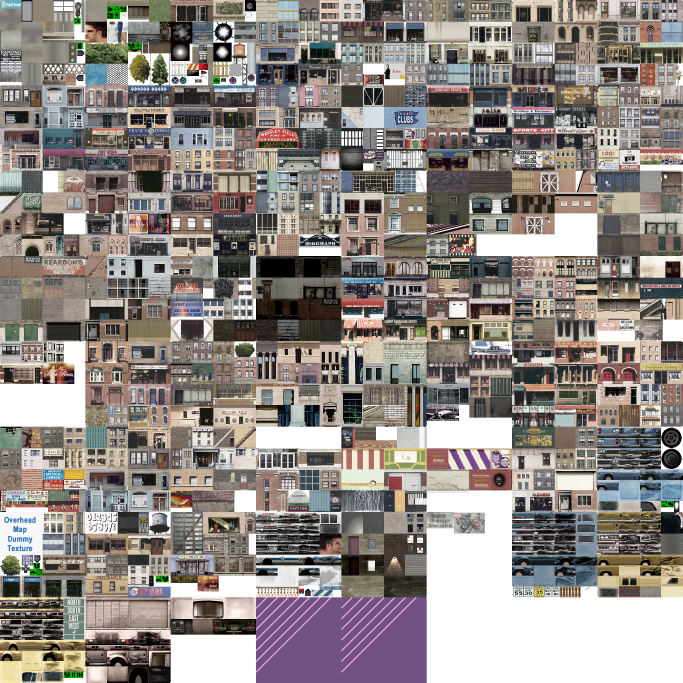
#> input picture chicago/chicago_atlas.webp, 2048 x 2048 px (shown at 1/3 size)
$ python -i chicago-r75-atlas-material.py   (imports and definitions only)
#> lines starting #> are read from the running program, lines starting #| are printed output that depends on the picture
#!/usr/bin/env python3
"""R75: inspect the actual Chicago PS1 atlas pixels under R74 seam UVs.
Offline image/report only. No geometry modification, collision or traffic edits.
Uses glTF UV origin at bottom-left; PIL image origin is top-left.
"""
import argparse
import collections
import hashlib
import json
import math
from pathlib import Path

from PIL import Image, ImageDraw, ImageFont

ROOT = Path(__file__).resolve().parents[1]
OFFSETS = (-0.12, -0.10, -0.08)
ATLAS = ROOT / "chicago/chicago_atlas.webp"
SURVEY = ROOT / "chicago/reference-street-survey.json"


# [78 lines left out: functions uv_to_pixel, rgb_at, analyze, not called in this run]


def draw_contact_sheet(image, result, destination):
    indexes = [0, 16, 32, 48, 66]
    crop = 18
    tile = 195
    margin = 20
    sheet = Image.new("RGB", (3 * tile + 2 * margin, 5 * tile + 92), (20, 28, 38))
    canvas = ImageDraw.Draw(sheet)
    canvas.text((margin, 10), "PS1 CHICAGO — ORIGINAL ATLAS, R75", fill=(235, 240, 245))
    canvas.text((margin, 29), "GLTF UV Y inverted for image pixels • no road certification",
                fill=(160, 180, 195))
    for row, idx in enumerate(indexes):
        section = result["crossSections"][idx]
        canvas.text((margin, 55 + row * tile),
                    "section {}  x={}  z={}".format(idx, *section["sourceXZOBJ"]),
                    fill=(235, 220, 175))
        for col, item in enumerate(section["materials"]):
            x, y = uv_to_pixel(item["atlasUVPixel"], image.width, image.height)
            patch = image.crop((x - crop, y - crop, x + crop + 1, y + crop + 1))
            patch = patch.resize((144, 144), Image.Resampling.NEAREST)
            left = margin + col * tile
            top = 77 + row * tile
            sheet.paste(patch.convert("RGB"), (left, top))
            canvas.rectangle((left + 68, top + 68, left + 76, top + 76),
                             outline=(255, 245, 80), width=2)
            canvas.text((left + 148, top + 2), f'{item["offsetOBJ"]:+.2f}',
                        fill=(240, 245, 245))
            canvas.text((left + 1, top + 148),
                        f'UV {item["atlasUVPixel"][0]:.1f},{item["atlasUVPixel"][1]:.1f}',
                        fill=(214, 230, 232))
            canvas.text((left + 1, top + 163),
                        "RGB {}".format(",".join(map(str,item["sourceRGB"]))),
                        fill=(214, 230, 232))
    destination.parent.mkdir(parents=True, exist_ok=True)
    sheet.save(destination, optimize=True)


# [23 lines left out: function main, not called in this run]


# [2 lines not run here, left out]

>>> from PIL import Image
>>> picture = Image.open('../chicago/chicago_atlas.webp')
#> picture is the input picture: PIL image 2048x2048 RGBA; mean R, G, B, A 130.5, 122.8, 117.7, 223.2
>>> result = draw_contact_sheet(picture, 'out.png', 'out1.png')
#> in draw_contact_sheet, `sheet = Image.new("RGB", (3 * tile + 2 * margin, 5 * tile + 92), (20, ..`:
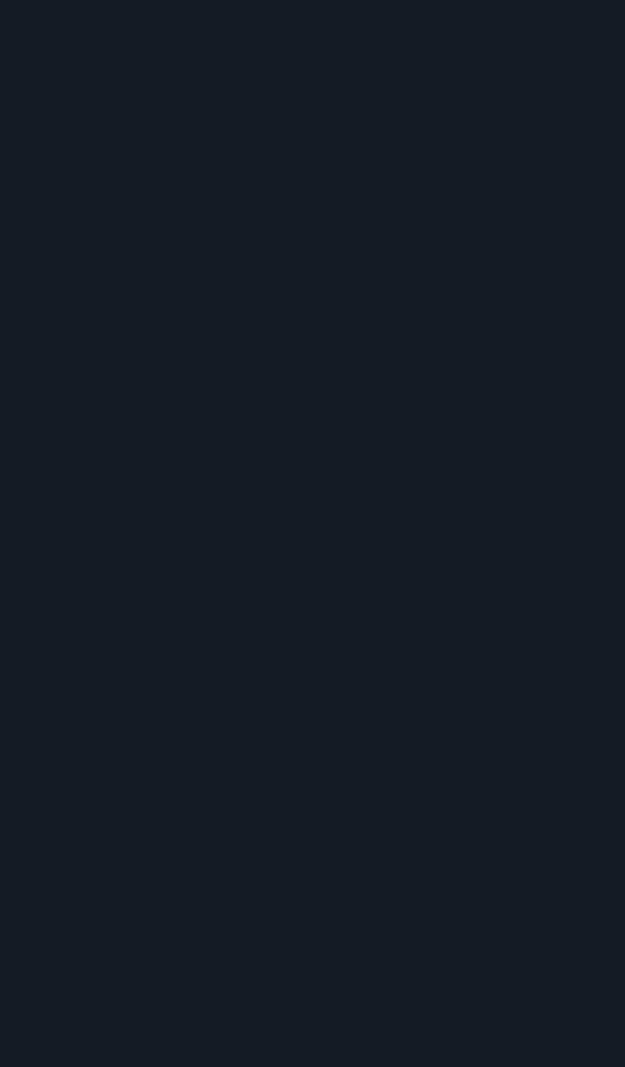
#> sheet: PIL image 625x1067 RGB; mean R, G, B 20, 28, 38
#> (the run stopped early here; a loop or call above may not have finished)
